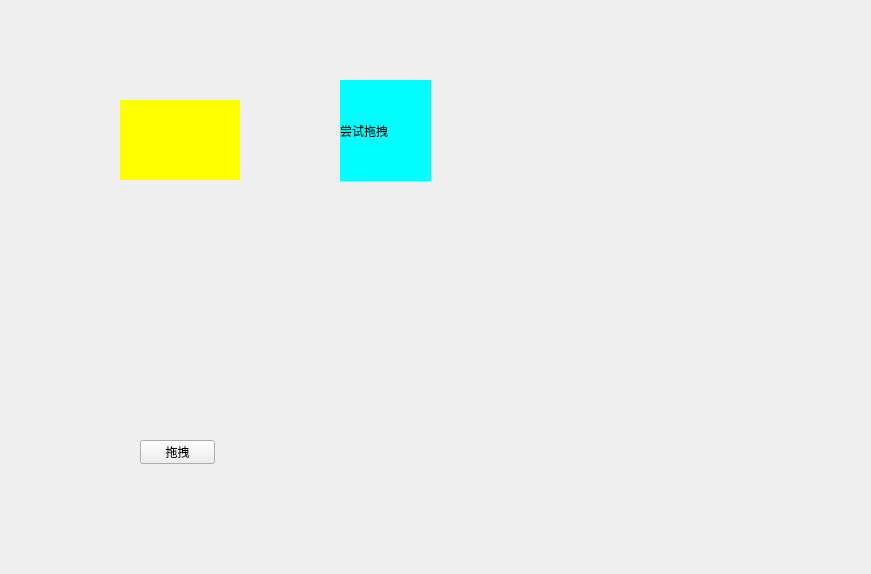
<?xml version="1.0" encoding="UTF-8"?>
<ui version="4.0">
 <class>drop_widget</class>
 <widget class="QWidget" name="drop_widget">
  <property name="geometry">
   <rect>
    <x>0</x>
    <y>0</y>
    <width>871</width>
    <height>574</height>
   </rect>
  </property>
  <property name="windowTitle">
   <string>Form</string>
  </property>
  <property name="styleSheet">
   <string notr="true"/>
  </property>
  <widget class="QPushButton" name="pushButton">
   <property name="geometry">
    <rect>
     <x>140</x>
     <y>440</y>
     <width>75</width>
     <height>24</height>
    </rect>
   </property>
   <property name="text">
    <string>拖拽</string>
   </property>
  </widget>
  <widget class="QLabel" name="label">
   <property name="geometry">
    <rect>
     <x>340</x>
     <y>80</y>
     <width>91</width>
     <height>101</height>
    </rect>
   </property>
   <property name="styleSheet">
    <string notr="true">background-color: rgb(0, 255, 255);</string>
   </property>
   <property name="text">
    <string>尝试拖拽</string>
   </property>
  </widget>
  <widget class="QWidget" name="widget" native="true">
   <property name="geometry">
    <rect>
     <x>120</x>
     <y>100</y>
     <width>120</width>
     <height>80</height>
    </rect>
   </property>
   <property name="styleSheet">
    <string notr="true">background-color: rgb(255, 255, 0);</string>
   </property>
  </widget>
 </widget>
 <resources/>
 <connections/>
</ui>
